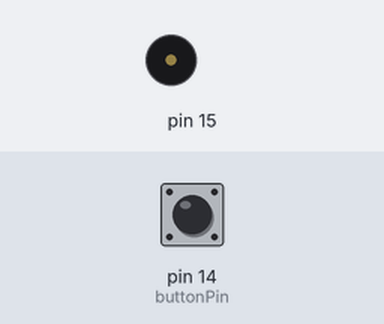
The sketch below on a simulated Arduino Uno, built with avr-gcc and run on an emulated ATmega328P. Parts: buzzer (waves = sounding). The test bench sets the inputs (shaded band); at power-on: pin 14 (buttonPin) LOW.

Above: at 1.2 s.
1.3 s: pin 14 (buttonPin) pulled HIGH for 0.15 s
At 2.0 s:
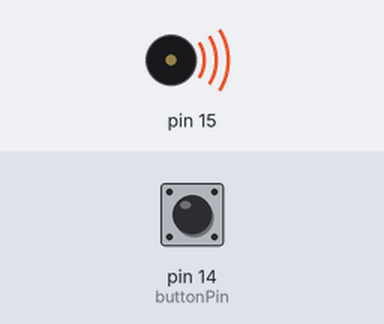
4.4 s: pin 14 (buttonPin) pulled HIGH for 1 s
At 6.9 s:
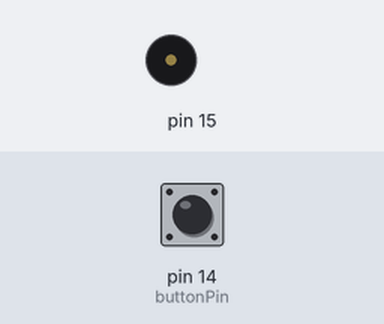
7.4 s: pin 14 (buttonPin) pulled HIGH for 3.2 s
At 8.1 s:
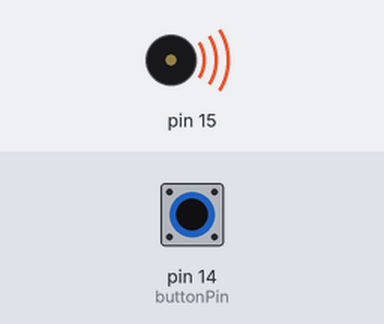
Timing chart, 0 to 13.4 s (numbered marks = the images above; inputs shaded):
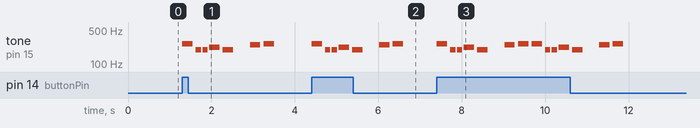

Measured:
- after the input at 1.3 s, tone on pin 15: plays 262 Hz for 0.25 s, 196 Hz for 0.13 s, 196 Hz for 0.13 s, 220 Hz for 0.25 s, 196 Hz for 0.25 s, 247 Hz for 0.25 s … (7 notes in this stretch), starting at once
- after the input at 4.4 s, tone on pin 15: plays 262 Hz for 0.25 s, 196 Hz for 0.13 s, 196 Hz for 0.13 s, 220 Hz for 0.25 s, 196 Hz for 0.25 s, 247 Hz for 0.25 s … (7 notes in this stretch), starting at once
- after the input at 7.4 s, tone on pin 15: plays 262 Hz for 0.25 s, 196 Hz for 0.13 s, 196 Hz for 0.13 s, 220 Hz for 0.25 s, 196 Hz for 0.25 s, 247 Hz for 0.25 s … (14 notes in this stretch), starting at once

The sketch:

door_bell.ino
```cpp
#include "pitches.h"
//#include<cstdarg>
//#include<list>
//using namespace std;

int melody[] = {NOTE_C4, NOTE_G3, NOTE_G3, NOTE_A3, NOTE_G3, 0, NOTE_B3, NOTE_C4};
int buttonPin = 14;
int noteDurations[] = {4, 8, 8, 4, 4, 4, 4,4};
//Melody test = new Melody((Note_C4, 4));

void setup() {
  // put your setup code here, to run once:
  pinMode(buttonPin, INPUT);
}

void loop() {
  // put your main code here, to run repeatedly:
  int buttonState = digitalRead(buttonPin);

  if(buttonState == 1){
    for (int i = 0; i < 8; i++){
      int noteDuration = 1000 / noteDurations[i];
      tone(15, melody[i], noteDuration);
      int pauseBetweenNotes = noteDuration * 1.30;
      delay(pauseBetweenNotes);
    }
  }
  else{
    noTone(15);
  }
}

//class Note{
//  public:
//  int note;
//  int duration;
//
//  Note(int note, int duration){
//    note = note;
//    duration = duration;
//  }
//};
//
//class Melody{
//  public:
//  list<Note> notes;
//
//  Melody(int args, ...){
//    va_list valist;
//    va_start(valist, args);
//    for(int i = 0; i < args; i++){
//      notes.push_front(va_arg(valist, Note));
//    }
//    va_end(valist);
//  }
//};
```

pitches.h
```cpp
#define NOTE_B0  31
#define NOTE_C1  33
#define NOTE_CS1 35
#define NOTE_D1  37
#define NOTE_DS1 39
#define NOTE_E1  41
#define NOTE_F1  44
#define NOTE_FS1 46
#define NOTE_G1  49
#define NOTE_GS1 52
#define NOTE_A1  55
#define NOTE_AS1 58
#define NOTE_B1  62
#define NOTE_C2  65
#define NOTE_CS2 69
#define NOTE_D2  73
#define NOTE_DS2 78
#define NOTE_E2  82
#define NOTE_F2  87
#define NOTE_FS2 93
#define NOTE_G2  98
#define NOTE_GS2 104
#define NOTE_A2  110
#define NOTE_AS2 117
#define NOTE_B2  123
#define NOTE_C3  131
#define NOTE_CS3 139
#define NOTE_D3  147
#define NOTE_DS3 156
#define NOTE_E3  165
#define NOTE_F3  175
#define NOTE_FS3 185
#define NOTE_G3  196
#define NOTE_GS3 208
#define NOTE_A3  220
#define NOTE_AS3 233
#define NOTE_B3  247
#define NOTE_C4  262
#define NOTE_CS4 277
#define NOTE_D4  294
#define NOTE_DS4 311
#define NOTE_E4  330
#define NOTE_F4  349
#define NOTE_FS4 370
#define NOTE_G4  392
#define NOTE_GS4 415
#define NOTE_A4  440
#define NOTE_AS4 466
#define NOTE_B4  494
#define NOTE_C5  523
#define NOTE_CS5 554
#define NOTE_D5  587
#define NOTE_DS5 622
#define NOTE_E5  659
#define NOTE_F5  698
#define NOTE_FS5 740
#define NOTE_G5  784
#define NOTE_GS5 831
#define NOTE_A5  880
#define NOTE_AS5 932
#define NOTE_B5  988
#define NOTE_C6  1047
#define NOTE_CS6 1109
#define NOTE_D6  1175
#define NOTE_DS6 1245
#define NOTE_E6  1319
#define NOTE_F6  1397
#define NOTE_FS6 1480
#define NOTE_G6  1568
#define NOTE_GS6 1661
#define NOTE_A6  1760
#define NOTE_AS6 1865
#define NOTE_B6  1976
#define NOTE_C7  2093
#define NOTE_CS7 2217
#define NOTE_D7  2349
#define NOTE_DS7 2489
#define NOTE_E7  2637
#define NOTE_F7  2794
#define NOTE_FS7 2960
#define NOTE_G7  3136
#define NOTE_GS7 3322
#define NOTE_A7  3520
#define NOTE_AS7 3729
#define NOTE_B7  3951
#define NOTE_C8  4186
#define NOTE_CS8 4435
#define NOTE_D8  4699
#define NOTE_DS8 4978
```
